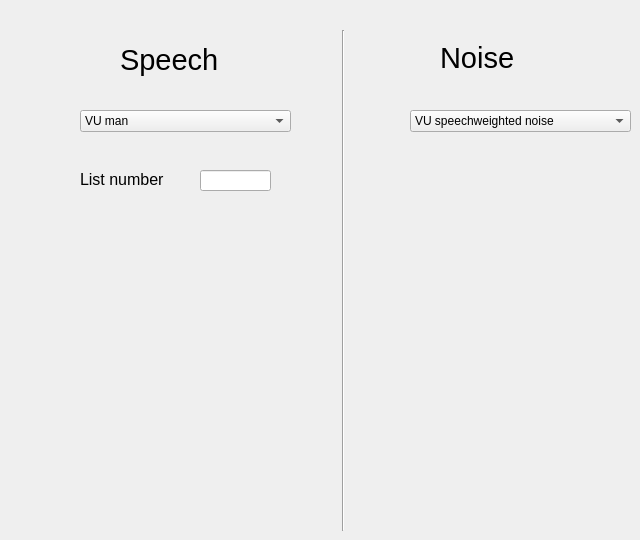
    <widget class="QWidget" name="tab" >
     <attribute name="title" >
      <string>Materials</string>
     </attribute>
     <widget class="QLabel" name="label" >
      <property name="geometry" >
       <rect>
        <x>120</x>
        <y>40</y>
        <width>181</width>
        <height>41</height>
       </rect>
      </property>
      <property name="text" >
       <string>&lt;html>&lt;head>&lt;meta name="qrichtext" content="1" />&lt;style type="text/css">
p, li { white-space: pre-wrap; }
&lt;/style>&lt;/head>&lt;body style=" font-family:'MS Shell Dlg 2'; font-size:8.25pt; font-weight:400; font-style:normal;">
&lt;p style=" margin-top:0px; margin-bottom:0px; margin-left:0px; margin-right:0px; -qt-block-indent:0; text-indent:0px;">&lt;span style=" font-size:22pt;">Speech&lt;/span>&lt;/p>&lt;/body>&lt;/html></string>
      </property>
     </widget>
     <widget class="QLabel" name="label_2" >
      <property name="geometry" >
       <rect>
        <x>440</x>
        <y>40</y>
        <width>131</width>
        <height>36</height>
       </rect>
      </property>
      <property name="text" >
       <string>&lt;html>&lt;head>&lt;meta name="qrichtext" content="1" />&lt;style type="text/css">
p, li { white-space: pre-wrap; }
&lt;/style>&lt;/head>&lt;body style=" font-family:'MS Shell Dlg 2'; font-size:8.25pt; font-weight:400; font-style:normal;">
&lt;p style=" margin-top:0px; margin-bottom:0px; margin-left:0px; margin-right:0px; -qt-block-indent:0; text-indent:0px;">&lt;span style=" font-size:22pt;">Noise&lt;/span>&lt;/p>&lt;/body>&lt;/html></string>
      </property>
     </widget>
     <widget class="Line" name="line" >
      <property name="geometry" >
       <rect>
        <x>333</x>
        <y>30</y>
        <width>20</width>
        <height>501</height>
       </rect>
      </property>
      <property name="orientation" >
       <enum>Qt::Vertical</enum>
      </property>
     </widget>
     <widget class="QComboBox" name="comboBox" >
      <property name="geometry" >
       <rect>
        <x>80</x>
        <y>110</y>
        <width>211</width>
        <height>22</height>
       </rect>
      </property>
      <item>
       <property name="text" >
        <string>VU man</string>
       </property>
      </item>
      <item>
       <property name="text" >
        <string>VU vrouw</string>
       </property>
      </item>
      <item>
       <property name="text" >
        <string>NVA</string>
       </property>
      </item>
      <item>
       <property name="text" >
        <string>LIST</string>
       </property>
      </item>
      <item>
       <property name="text" >
        <string>LINT wd</string>
       </property>
      </item>
      <item>
       <property name="text" >
        <string>LINT jw</string>
       </property>
      </item>
      <item>
       <property name="text" >
        <string>LINT ag</string>
       </property>
      </item>
      <item>
       <property name="text" >
        <string>LINT md</string>
       </property>
      </item>
     </widget>
     <widget class="QLabel" name="label_4" >
      <property name="geometry" >
       <rect>
        <x>80</x>
        <y>170</y>
        <width>91</width>
        <height>16</height>
       </rect>
      </property>
      <property name="text" >
       <string>&lt;html>&lt;head>&lt;meta name="qrichtext" content="1" />&lt;style type="text/css">
p, li { white-space: pre-wrap; }
&lt;/style>&lt;/head>&lt;body style=" font-family:'MS Shell Dlg 2'; font-size:8.25pt; font-weight:400; font-style:normal;">
&lt;p style=" margin-top:0px; margin-bottom:0px; margin-left:0px; margin-right:0px; -qt-block-indent:0; text-indent:0px;">&lt;span style=" font-size:12pt;">List number&lt;/span>&lt;/p>&lt;/body>&lt;/html></string>
      </property>
     </widget>
     <widget class="QLineEdit" name="lineEdit" >
      <property name="geometry" >
       <rect>
        <x>200</x>
        <y>170</y>
        <width>71</width>
        <height>21</height>
       </rect>
      </property>
     </widget>
     <widget class="QComboBox" name="comboBox_2" >
      <property name="geometry" >
       <rect>
        <x>410</x>
        <y>110</y>
        <width>221</width>
        <height>22</height>
       </rect>
      </property>
      <item>
       <property name="text" >
        <string>VU speechweighted noise</string>
       </property>
      </item>
      <item>
       <property name="text" >
        <string>NVA speechweighted noise</string>
       </property>
      </item>
      <item>
       <property name="text" >
        <string>LIST speechweighted noise</string>
       </property>
      </item>
      <item>
       <property name="text" >
        <string>LINT speechweighted noise</string>
       </property>
      </item>
      <item>
       <property name="text" >
        <string>multitalker babble</string>
       </property>
      </item>
      <item>
       <property name="text" >
        <string>ICRA noise</string>
       </property>
      </item>
     </widget>
    </widget>
